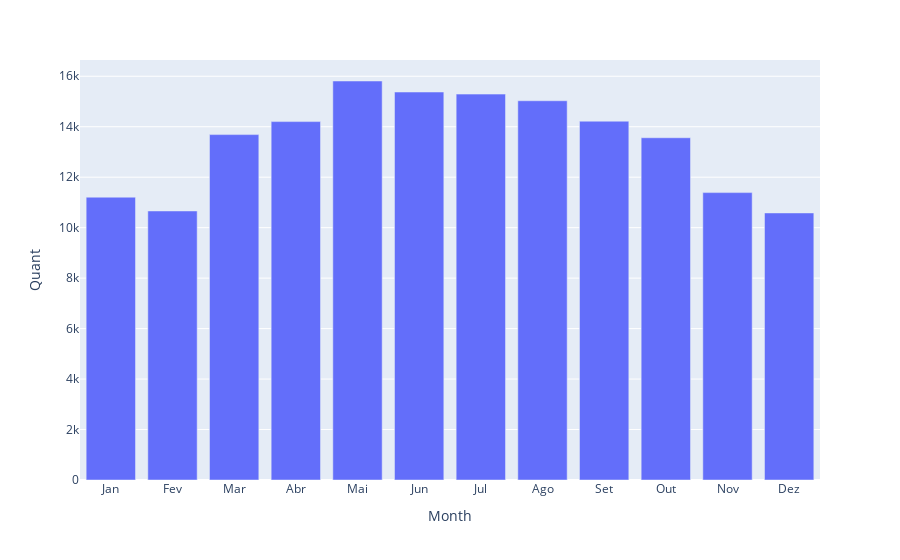

Notebook source saved alongside this figure:
### Code cell
fig = px.bar(data, x='Month', y='Quant')
fig.show()

### Figure 1 — Plotly figure (JSON) as saved in the notebook; plotly's stock layout.template omitted (floating-point values rounded to 4 significant figures)
{"data": [{"alignmentgroup": "True", "hovertemplate": "Month=%{x}<br>Quant=%{y}<extra></extra>", "legendgroup": "", "marker": {"color": "#636efa", "pattern": {"shape": ""}}, "name": "", "offsetgroup": "", "orientation": "v", "showlegend": false, "textposition": "auto", "type": "bar", "x": ["Jan", "Fev", "Mar", "Abr", "Mai", "Jun", "Jul", "Ago", "Set", "Out", "Nov", "Dez"], "xaxis": "x", "y": [11208, 10661, 13688, 14203, 15812, 15375, 15292, 15029, 14219, 13563, 11389, 10583], "yaxis": "y"}], "layout": {"barmode": "relative", "legend": {"tracegroupgap": 0}, "margin": {"t": 60}, "xaxis": {"anchor": "y", "domain": [0, 1], "title": {"text": "Month"}}, "yaxis": {"anchor": "x", "domain": [0, 1], "title": {"text": "Quant"}}}}
